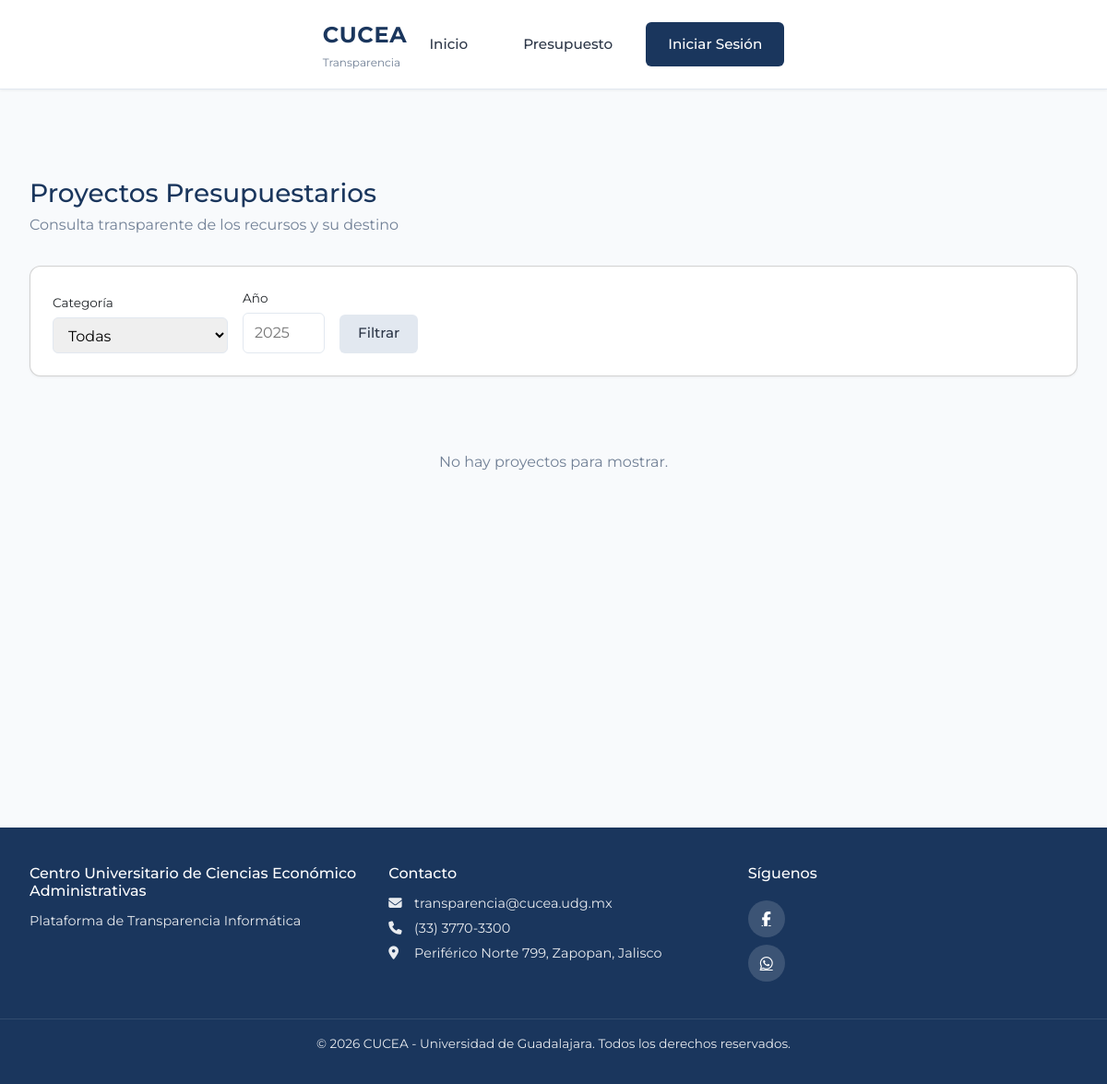
Page /presupuestos on the earlier database version.
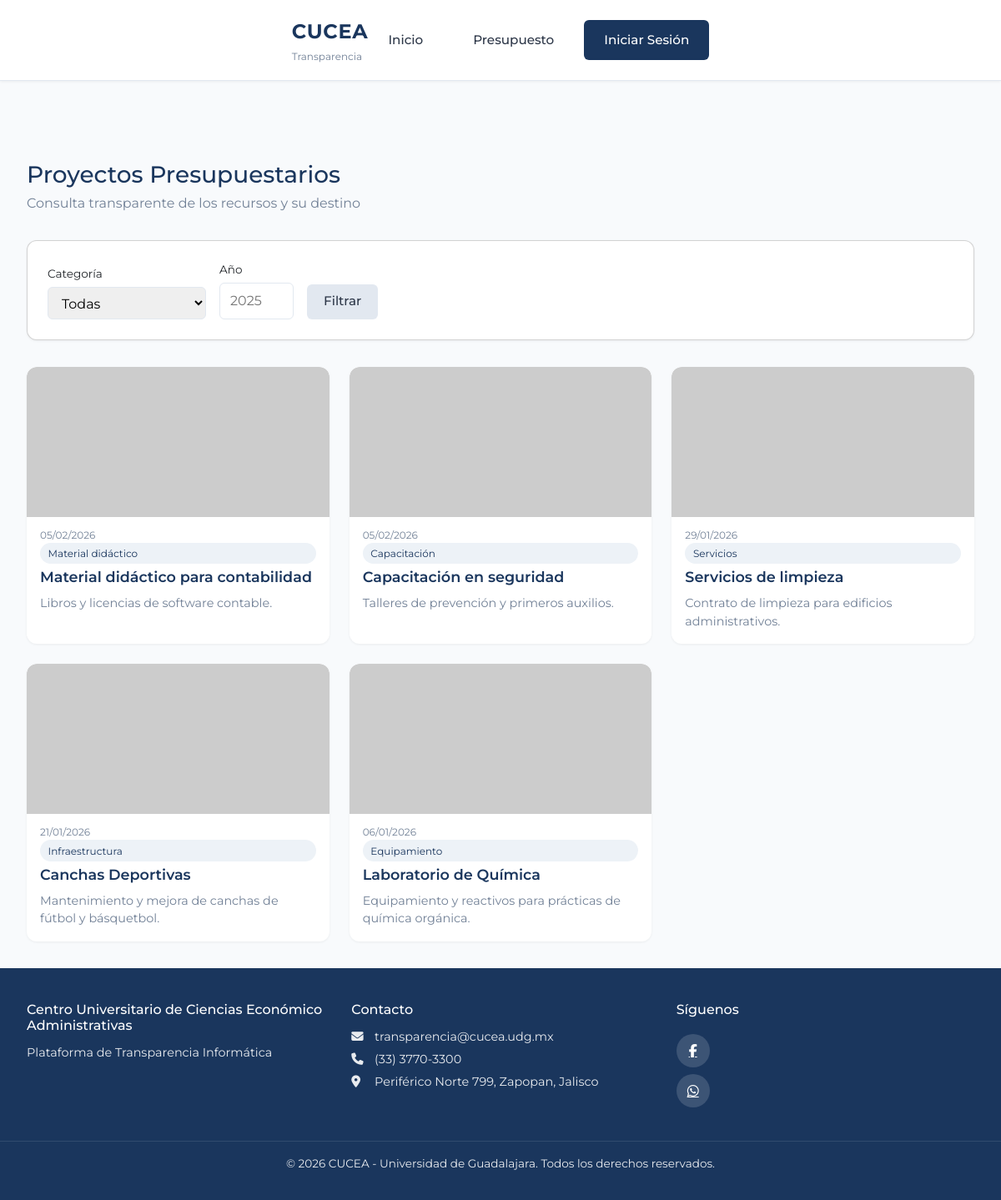
Same page on the later database version.
### models.py (models this page shows, shortened)
class Presupuesto(db.Model):
    __tablename__ = 'presupuestos'
    id = db.Column(db.Integer, primary_key=True)
    concepto = db.Column(db.String(200), nullable=False)  # Título del proyecto
    descripcion_corta = db.Column(db.String(300))  # Resumen breve para la card (si vacío se trunca descripcion)
    descripcion = db.Column(db.Text)  # Descripción larga para el modal
    imagen_url = db.Column(db.String(500))  # Ruta o URL de imagen (ej: img/proyecto1.jpg)
    monto = db.Column(db.Float, nullable=False)
    categoria = db.Column(db.String(100), nullable=False)
    fecha = db.Column(db.Date, nullable=False)  # Fecha del proyecto
    likes = db.Column(db.Integer, default=0, nullable=False)
    dislikes = db.Column(db.Integer, default=0, nullable=False)
    fecha_registro = db.Column(db.DateTime, default=datetime.utcnow)
    comentarios = db.relationship('Comentario', backref='presupuesto', lazy='dynamic', order_by='Comentario.fecha_creacion')

### app.py (the view, shortened to what this page needs)
    @app.route('/presupuestos')
    def presupuestos_lista():
        query = Presupuesto.query
        categoria = request.args.get('categoria')
        anio = request.args.get('anio')
        if categoria:
            query = query.filter(Presupuesto.categoria == categoria)
        presupuestos = query.order_by(Presupuesto.fecha.desc()).all()
        return render_template(
            'presupuestos.html',
            presupuestos=presupuestos,
            categorias=CATEGORIAS,
        )

### templates/presupuestos.html (shortened to what this page needs)
{% extends "base/layout.html" %}
{% block content %}
<div class="presupuestos-page">
    <header class="presupuestos-header">
        <h1 class="presupuestos__title">Proyectos Presupuestarios</h1>
        <p class="presupuestos__subtitle">Consulta transparente de los recursos y su destino</p>
    </header>
    <div class="presupuestos-filtros card">
        <form method="GET" class="filtros-form">
            <div class="filtro-group">
                <label for="categoria">Categoría</label>
                <select name="categoria" id="categoria">
                    <option value="">Todas</option>
                </select>
            </div>
            <div class="filtro-group">
                <label for="anio">Año</label>
                <input type="number" name="anio" id="anio" placeholder="2025" value="{{ request.args.get('anio', '') }}" min="2020" max="2030">
            </div>
            <button type="submit" class="btn btn--secondary">Filtrar</button>
        </form>
    </div>
    <div class="presupuestos-grid">
        {% if presupuestos %}
            {% for p in presupuestos %}
            <div class="project-card">
                <a href="{{ url_for('presupuesto_detalle', id=p.id) }}" class="project-card__link" aria-label="Ver proyecto {{ p.concepto }}">
                    <div class="project-card__image">
                        {% if p.imagen_url %}
                        <img src="{{ p.imagen_url if p.imagen_url.startswith('http') else url_for('static', filename=p.imagen_url) }}" alt="{{ p.concepto }}">
                        {% else %}
                        <div class="project-card__placeholder">
                            <i class="fas fa-image"></i>
                            <span>Sin imagen</span>
                        </div>
                        {% endif %}
                    </div>
                    <p class="project-card__date">{{ p.fecha.strftime('%d/%m/%Y') }}</p>
                    <span class="project-card__categoria">{{ p.categoria }}</span>
                    <h3 class="project-card__title">{{ p.concepto }}</h3>
                    {% set resumen = p.descripcion_corta or p.descripcion or 'Sin descripción' %}
                    <p class="project-card__summary">{{ (resumen[:120] + '...') if resumen|length > 120 else resumen }}</p>
                </a>
            </div>
            {% endfor %}
        {% else %}
            <div class="presupuestos-empty">
                <p>No hay proyectos para mostrar.</p>
            </div>
        {% endif %}
    </div>
</div>
{% endblock %}

### templates/base/layout.html (shortened to what this page needs)
<!DOCTYPE html>
<html lang="es">
<head>
    <link href="https://cdn.jsdelivr.net/npm/bootstrap@5.3.2/dist/css/bootstrap.min.css" rel="stylesheet">
    <link rel="stylesheet" href="https://cdnjs.cloudflare.com/ajax/libs/font-awesome/6.5.1/css/all.min.css">
    <link rel="stylesheet" href="{{ url_for('static', filename='css/main.css') }}">
</head>
<body>
    <header class="navbar navbar--sticky" id="main-navbar">
        <div class="navbar__container">
            <a href="{{ url_for('index') }}" class="navbar__brand">
                <span class="navbar__logo">CUCEA</span>
                <span class="navbar__subtitle">Transparencia</span>
            </a>
            <nav class="navbar__menu">
                <a href="{{ url_for('index') }}" class="navbar__link">Inicio</a>
                <a href="{{ url_for('presupuestos_lista') }}" class="navbar__link">Presupuesto</a>
                {% if current_user.is_authenticated and current_user.es_administrador %}
                    <a href="{{ url_for('presupuesto_nuevo') }}" class="navbar__link navbar__link--admin">Agregar</a>
                    <span class="navbar__user">{{ current_user.nombre }}</span>
                    <a href="{{ url_for('auth_logout') }}" class="navbar__link navbar__link--logout">Cerrar sesión</a>
                {% else %}
                    <a href="{{ url_for('auth_login') }}" class="navbar__link navbar__link--cta">Iniciar Sesión</a>
                {% endif %}
            </nav>
        </div>
    </header>
    <main class="main-content">
        {% block content %}{% endblock %}
    </main>
    <footer class="footer">
        <div class="footer__content">
            <div class="footer__section">
                <h4 class="footer__title">Centro Universitario de Ciencias Económico Administrativas</h4>
                <p class="footer__text">Plataforma de Transparencia Informática</p>
            </div>
            <div class="footer__section">
                <h4 class="footer__title">Contacto</h4>
                <p class="footer__text"><i class="fas fa-envelope"></i> transparencia@cucea.udg.mx</p>
                <p class="footer__text"><i class="fas fa-phone"></i> (33) 3770-3300</p>
                <p class="footer__text"><i class="fas fa-map-marker-alt"></i> Periférico Norte 799, Zapopan, Jalisco</p>
            </div>
            <div class="footer__section footer__social">
                <h4 class="footer__title">Síguenos</h4>
                <a href="https://www.facebook.com/CUCEA.UDG" target="_blank" rel="noopener" class="footer__icon" aria-label="Facebook">
                    <i class="fab fa-facebook-f"></i>
                </a>
                <a href="https://wa.me/523337703300" target="_blank" rel="noopener" class="footer__icon" aria-label="WhatsApp">
                    <i class="fab fa-whatsapp"></i>
                </a>
            </div>
        </div>
        <div class="footer__bottom">
            <p>&copy; {{ current_year }} CUCEA - Universidad de Guadalajara. Todos los derechos reservados.</p>
        </div>
    </footer>
</body>
</html>

Differences in the rows shown:
added Presupuesto: fecha "05/02/2026", categoria "Material didáctico", concepto "Material didáctico para contabilidad", descripcion_corta "Libros y licencias de software contable."
added Presupuesto: fecha "05/02/2026", categoria "Capacitación", concepto "Capacitación en seguridad", descripcion_corta "Talleres de prevención y primeros auxilios."
added Presupuesto: fecha "29/01/2026", categoria "Servicios", concepto "Servicios de limpieza", descripcion_corta "Contrato de limpieza para edificios administrativos."
added Presupuesto: fecha "21/01/2026", categoria "Infraestructura", concepto "Canchas Deportivas", descripcion_corta "Mantenimiento y mejora de canchas de fútbol y básquetbol."
added Presupuesto: fecha "06/01/2026", categoria "Equipamiento", concepto "Laboratorio de Química", descripcion_corta "Equipamiento y reactivos para prácticas de química orgánica."
Other differences:
text no longer shown: "No hay proyectos para mostrar."
